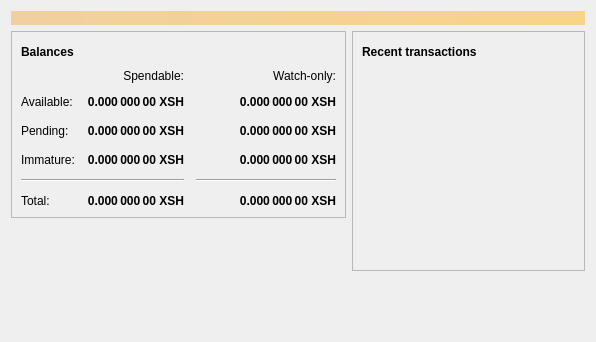
<?xml version="1.0" encoding="UTF-8"?>
<ui version="4.0">
 <class>OverviewPage</class>
 <widget class="QWidget" name="OverviewPage">
  <property name="geometry">
   <rect>
    <x>0</x>
    <y>0</y>
    <width>596</width>
    <height>342</height>
   </rect>
  </property>
  <property name="windowTitle">
   <string>Form</string>
  </property>
  <layout class="QVBoxLayout" name="topLayout">
   <item>
    <widget class="QLabel" name="labelAlerts">
     <property name="visible">
      <bool>false</bool>
     </property>
     <property name="styleSheet">
      <string notr="true">QLabel { background-color: qlineargradient(x1: 0, y1: 0, x2: 1, y2: 0, stop:0 #F0D0A0, stop:1 #F8D488); color:#000000; }</string>
     </property>
     <property name="wordWrap">
      <bool>true</bool>
     </property>
     <property name="margin">
      <number>3</number>
     </property>
     <property name="textInteractionFlags">
      <set>Qt::TextSelectableByMouse</set>
     </property>
    </widget>
   </item>
   <item>
    <layout class="QHBoxLayout" name="horizontalLayout" stretch="1,1">
     <item>
      <layout class="QVBoxLayout" name="verticalLayout_2">
       <item>
        <widget class="QFrame" name="frame">
         <property name="frameShape">
          <enum>QFrame::StyledPanel</enum>
         </property>
         <property name="frameShadow">
          <enum>QFrame::Raised</enum>
         </property>
         <layout class="QVBoxLayout" name="verticalLayout_4">
          <item>
           <layout class="QHBoxLayout" name="horizontalLayout_4">
            <item>
             <widget class="QLabel" name="label_5">
              <property name="font">
               <font>
                <weight>75</weight>
                <bold>true</bold>
               </font>
              </property>
              <property name="text">
               <string>Balances</string>
              </property>
             </widget>
            </item>
            <item>
             <widget class="QPushButton" name="labelWalletStatus">
              <property name="enabled">
               <bool>true</bool>
              </property>
              <property name="maximumSize">
               <size>
                <width>30</width>
                <height>16777215</height>
               </size>
              </property>
              <property name="toolTip">
               <string>The displayed information may be out of date. Your wallet automatically synchronizes with the SHIELD network after a connection is established, but this process has not completed yet.</string>
              </property>
              <property name="text">
               <string/>
              </property>
              <property name="icon">
               <iconset resource="../shield.qrc">
                <normaloff>:/icons/warning</normaloff>
                <disabledoff>:/icons/warning</disabledoff>:/icons/warning</iconset>
              </property>
              <property name="iconSize">
               <size>
                <width>24</width>
                <height>24</height>
               </size>
              </property>
              <property name="flat">
               <bool>true</bool>
              </property>
             </widget>
            </item>
            <item>
             <spacer name="horizontalSpacer_3">
              <property name="orientation">
               <enum>Qt::Horizontal</enum>
              </property>
              <property name="sizeHint" stdset="0">
               <size>
                <width>40</width>
                <height>20</height>
               </size>
              </property>
             </spacer>
            </item>
           </layout>
          </item>
          <item>
           <layout class="QGridLayout" name="gridLayout">
            <property name="spacing">
             <number>12</number>
            </property>
            <item row="2" column="2">
             <widget class="QLabel" name="labelWatchPending">
              <property name="font">
               <font>
                <weight>75</weight>
                <bold>true</bold>
               </font>
              </property>
              <property name="cursor">
               <cursorShape>IBeamCursor</cursorShape>
              </property>
              <property name="toolTip">
               <string>Unconfirmed transactions to watch-only addresses</string>
              </property>
              <property name="text">
               <string notr="true">0.000 000 00 XSH</string>
              </property>
              <property name="alignment">
               <set>Qt::AlignRight|Qt::AlignTrailing|Qt::AlignVCenter</set>
              </property>
              <property name="textInteractionFlags">
               <set>Qt::LinksAccessibleByMouse|Qt::TextSelectableByKeyboard|Qt::TextSelectableByMouse</set>
              </property>
             </widget>
            </item>
            <item row="2" column="1">
             <widget class="QLabel" name="labelUnconfirmed">
              <property name="font">
               <font>
                <weight>75</weight>
                <bold>true</bold>
               </font>
              </property>
              <property name="cursor">
               <cursorShape>IBeamCursor</cursorShape>
              </property>
              <property name="toolTip">
               <string>Total of transactions that have yet to be confirmed, and do not yet count toward the spendable balance</string>
              </property>
              <property name="text">
               <string notr="true">0.000 000 00 XSH</string>
              </property>
              <property name="alignment">
               <set>Qt::AlignRight|Qt::AlignTrailing|Qt::AlignVCenter</set>
              </property>
              <property name="textInteractionFlags">
               <set>Qt::LinksAccessibleByMouse|Qt::TextSelectableByKeyboard|Qt::TextSelectableByMouse</set>
              </property>
             </widget>
            </item>
            <item row="3" column="2">
             <widget class="QLabel" name="labelWatchImmature">
              <property name="font">
               <font>
                <weight>75</weight>
                <bold>true</bold>
               </font>
              </property>
              <property name="cursor">
               <cursorShape>IBeamCursor</cursorShape>
              </property>
              <property name="toolTip">
               <string>Mined balance in watch-only addresses that has not yet matured</string>
              </property>
              <property name="text">
               <string notr="true">0.000 000 00 XSH</string>
              </property>
              <property name="alignment">
               <set>Qt::AlignRight|Qt::AlignTrailing|Qt::AlignVCenter</set>
              </property>
              <property name="textInteractionFlags">
               <set>Qt::LinksAccessibleByMouse|Qt::TextSelectableByKeyboard|Qt::TextSelectableByMouse</set>
              </property>
             </widget>
            </item>
            <item row="4" column="0" colspan="2">
             <widget class="Line" name="line">
              <property name="orientation">
               <enum>Qt::Horizontal</enum>
              </property>
             </widget>
            </item>
            <item row="4" column="2">
             <widget class="Line" name="lineWatchBalance">
              <property name="sizePolicy">
               <sizepolicy hsizetype="Preferred" vsizetype="Fixed">
                <horstretch>0</horstretch>
                <verstretch>0</verstretch>
               </sizepolicy>
              </property>
              <property name="minimumSize">
               <size>
                <width>140</width>
                <height>0</height>
               </size>
              </property>
              <property name="orientation">
               <enum>Qt::Horizontal</enum>
              </property>
             </widget>
            </item>
            <item row="5" column="0">
             <widget class="QLabel" name="labelTotalText">
              <property name="text">
               <string>Total:</string>
              </property>
             </widget>
            </item>
            <item row="3" column="1">
             <widget class="QLabel" name="labelImmature">
              <property name="font">
               <font>
                <weight>75</weight>
                <bold>true</bold>
               </font>
              </property>
              <property name="cursor">
               <cursorShape>IBeamCursor</cursorShape>
              </property>
              <property name="toolTip">
               <string>Mined balance that has not yet matured</string>
              </property>
              <property name="text">
               <string notr="true">0.000 000 00 XSH</string>
              </property>
              <property name="alignment">
               <set>Qt::AlignRight|Qt::AlignTrailing|Qt::AlignVCenter</set>
              </property>
              <property name="textInteractionFlags">
               <set>Qt::LinksAccessibleByMouse|Qt::TextSelectableByKeyboard|Qt::TextSelectableByMouse</set>
              </property>
             </widget>
            </item>
            <item row="2" column="3">
             <spacer name="horizontalSpacer_2">
              <property name="orientation">
               <enum>Qt::Horizontal</enum>
              </property>
              <property name="sizeHint" stdset="0">
               <size>
                <width>40</width>
                <height>20</height>
               </size>
              </property>
             </spacer>
            </item>
            <item row="3" column="0">
             <widget class="QLabel" name="labelImmatureText">
              <property name="text">
               <string>Immature:</string>
              </property>
             </widget>
            </item>
            <item row="5" column="1">
             <widget class="QLabel" name="labelTotal">
              <property name="font">
               <font>
                <weight>75</weight>
                <bold>true</bold>
               </font>
              </property>
              <property name="cursor">
               <cursorShape>IBeamCursor</cursorShape>
              </property>
              <property name="toolTip">
               <string>Your current total balance</string>
              </property>
              <property name="text">
               <string notr="true">0.000 000 00 XSH</string>
              </property>
              <property name="alignment">
               <set>Qt::AlignRight|Qt::AlignTrailing|Qt::AlignVCenter</set>
              </property>
              <property name="textInteractionFlags">
               <set>Qt::LinksAccessibleByMouse|Qt::TextSelectableByKeyboard|Qt::TextSelectableByMouse</set>
              </property>
             </widget>
            </item>
            <item row="5" column="2">
             <widget class="QLabel" name="labelWatchTotal">
              <property name="font">
               <font>
                <weight>75</weight>
                <bold>true</bold>
               </font>
              </property>
              <property name="cursor">
               <cursorShape>IBeamCursor</cursorShape>
              </property>
              <property name="toolTip">
               <string>Current total balance in watch-only addresses</string>
              </property>
              <property name="text">
               <string notr="true">0.000 000 00 XSH</string>
              </property>
              <property name="alignment">
               <set>Qt::AlignRight|Qt::AlignTrailing|Qt::AlignVCenter</set>
              </property>
              <property name="textInteractionFlags">
               <set>Qt::LinksAccessibleByMouse|Qt::TextSelectableByKeyboard|Qt::TextSelectableByMouse</set>
              </property>
             </widget>
            </item>
            <item row="0" column="2">
             <widget class="QLabel" name="labelWatchonly">
              <property name="text">
               <string>Watch-only:</string>
              </property>
              <property name="alignment">
               <set>Qt::AlignRight|Qt::AlignTrailing|Qt::AlignVCenter</set>
              </property>
             </widget>
            </item>
            <item row="1" column="0">
             <widget class="QLabel" name="labelBalanceText">
              <property name="text">
               <string>Available:</string>
              </property>
             </widget>
            </item>
            <item row="1" column="1">
             <widget class="QLabel" name="labelBalance">
              <property name="font">
               <font>
                <weight>75</weight>
                <bold>true</bold>
               </font>
              </property>
              <property name="cursor">
               <cursorShape>IBeamCursor</cursorShape>
              </property>
              <property name="toolTip">
               <string>Your current spendable balance</string>
              </property>
              <property name="text">
               <string notr="true">0.000 000 00 XSH</string>
              </property>
              <property name="alignment">
               <set>Qt::AlignRight|Qt::AlignTrailing|Qt::AlignVCenter</set>
              </property>
              <property name="textInteractionFlags">
               <set>Qt::LinksAccessibleByMouse|Qt::TextSelectableByKeyboard|Qt::TextSelectableByMouse</set>
              </property>
             </widget>
            </item>
            <item row="1" column="2">
             <widget class="QLabel" name="labelWatchAvailable">
              <property name="font">
               <font>
                <weight>75</weight>
                <bold>true</bold>
               </font>
              </property>
              <property name="cursor">
               <cursorShape>IBeamCursor</cursorShape>
              </property>
              <property name="toolTip">
               <string>Your current balance in watch-only addresses</string>
              </property>
              <property name="text">
               <string notr="true">0.000 000 00 XSH</string>
              </property>
              <property name="alignment">
               <set>Qt::AlignRight|Qt::AlignTrailing|Qt::AlignVCenter</set>
              </property>
              <property name="textInteractionFlags">
               <set>Qt::LinksAccessibleByMouse|Qt::TextSelectableByKeyboard|Qt::TextSelectableByMouse</set>
              </property>
             </widget>
            </item>
            <item row="2" column="0">
             <widget class="QLabel" name="labelPendingText">
              <property name="text">
               <string>Pending:</string>
              </property>
             </widget>
            </item>
            <item row="0" column="1">
             <widget class="QLabel" name="labelSpendable">
              <property name="text">
               <string>Spendable:</string>
              </property>
              <property name="alignment">
               <set>Qt::AlignRight|Qt::AlignTrailing|Qt::AlignVCenter</set>
              </property>
             </widget>
            </item>
           </layout>
          </item>
         </layout>
        </widget>
       </item>
       <item>
        <spacer name="verticalSpacer">
         <property name="orientation">
          <enum>Qt::Vertical</enum>
         </property>
         <property name="sizeHint" stdset="0">
          <size>
           <width>20</width>
           <height>40</height>
          </size>
         </property>
        </spacer>
       </item>
      </layout>
     </item>
     <item>
      <layout class="QVBoxLayout" name="verticalLayout_3">
       <item>
        <widget class="QFrame" name="frame_2">
         <property name="frameShape">
          <enum>QFrame::StyledPanel</enum>
         </property>
         <property name="frameShadow">
          <enum>QFrame::Raised</enum>
         </property>
         <layout class="QVBoxLayout" name="verticalLayout">
          <item>
           <layout class="QHBoxLayout" name="horizontalLayout_2">
            <item>
             <widget class="QLabel" name="label_4">
              <property name="font">
               <font>
                <weight>75</weight>
                <bold>true</bold>
               </font>
              </property>
              <property name="text">
               <string>Recent transactions</string>
              </property>
             </widget>
            </item>
            <item>
             <widget class="QPushButton" name="labelTransactionsStatus">
              <property name="enabled">
               <bool>true</bool>
              </property>
              <property name="maximumSize">
               <size>
                <width>30</width>
                <height>16777215</height>
               </size>
              </property>
              <property name="toolTip">
               <string>The displayed information may be out of date. Your wallet automatically synchronizes with the SHIELD network after a connection is established, but this process has not completed yet.</string>
              </property>
              <property name="text">
               <string/>
              </property>
              <property name="icon">
               <iconset resource="../shield.qrc">
                <normaloff>:/icons/warning</normaloff>
                <disabledoff>:/icons/warning</disabledoff>:/icons/warning</iconset>
              </property>
              <property name="iconSize">
               <size>
                <width>24</width>
                <height>24</height>
               </size>
              </property>
              <property name="flat">
               <bool>true</bool>
              </property>
             </widget>
            </item>
            <item>
             <spacer name="horizontalSpacer">
              <property name="orientation">
               <enum>Qt::Horizontal</enum>
              </property>
              <property name="sizeHint" stdset="0">
               <size>
                <width>40</width>
                <height>20</height>
               </size>
              </property>
             </spacer>
            </item>
           </layout>
          </item>
          <item>
           <widget class="QListView" name="listTransactions">
            <property name="styleSheet">
             <string notr="true">QListView { background: transparent; }</string>
            </property>
            <property name="frameShape">
             <enum>QFrame::NoFrame</enum>
            </property>
            <property name="verticalScrollBarPolicy">
             <enum>Qt::ScrollBarAlwaysOff</enum>
            </property>
            <property name="horizontalScrollBarPolicy">
             <enum>Qt::ScrollBarAlwaysOff</enum>
            </property>
            <property name="selectionMode">
             <enum>QAbstractItemView::NoSelection</enum>
            </property>
           </widget>
          </item>
         </layout>
        </widget>
       </item>
       <item>
        <spacer name="verticalSpacer_2">
         <property name="orientation">
          <enum>Qt::Vertical</enum>
         </property>
         <property name="sizeHint" stdset="0">
          <size>
           <width>20</width>
           <height>40</height>
          </size>
         </property>
        </spacer>
       </item>
      </layout>
     </item>
    </layout>
   </item>
  </layout>
 </widget>
 <resources/>
 <connections/>
</ui>
